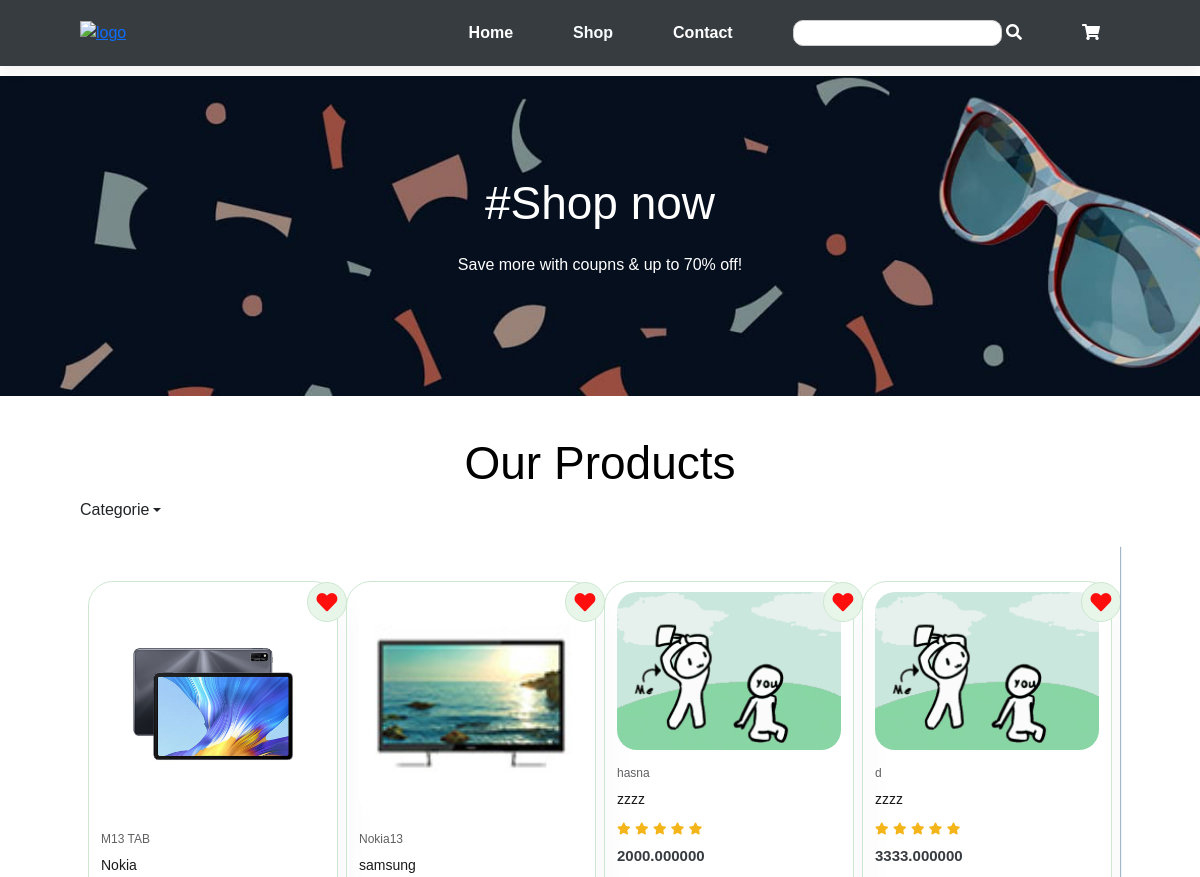
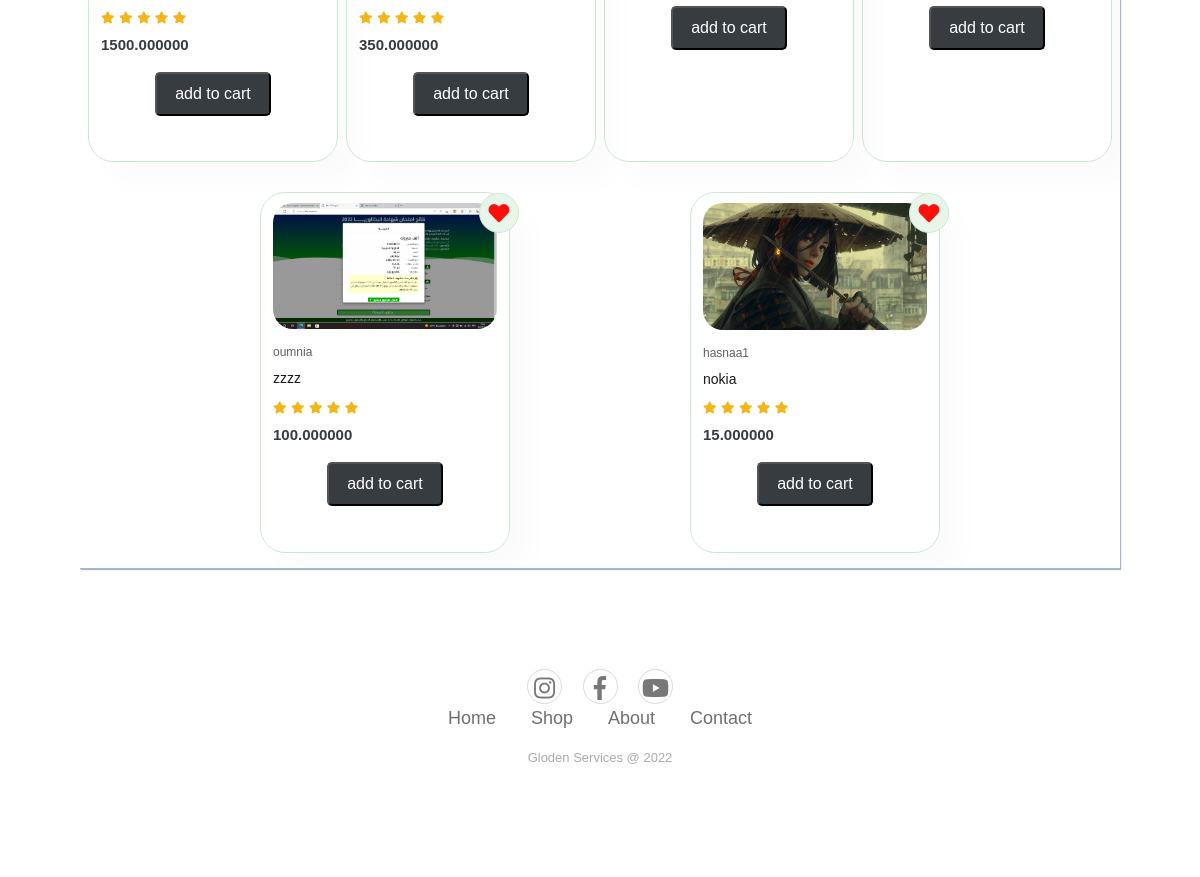
The page /shop.php on the database its author committed (2 pictures, top to bottom).
### tables this page shows
CREATE TABLE IF NOT EXISTS `produits` (
  `id` int NOT NULL AUTO_INCREMENT,
  `nom` varchar(255) DEFAULT NULL,
  `descrp` text,
  `prix` decimal(20,6) unsigned DEFAULT NULL,
  `categories` int DEFAULT NULL,
  `date_creation` date DEFAULT NULL,
  `createur` int DEFAULT NULL,
  `img` varchar(255) DEFAULT NULL,
  `marque` varchar(255) DEFAULT NULL,
  `date_modification` date DEFAULT NULL,
  PRIMARY KEY (`id`)
);

### inc/functions.php (called while the page is built, shortened)
<?php
function getAllproducts() {
  $servername = "localhost";
  $DBuser = "root";
  $DBpassword = "";
  $DBname = "testecommerce";
  try {
      $conn = new PDO("mysql:host=$servername;dbname=$DBname", $DBuser, $DBpassword);
      $conn->setAttribute(PDO::ATTR_ERRMODE, PDO::ERRMODE_EXCEPTION);
    } catch(PDOException $e) {
      echo "Connection failed: " . $e->getMessage();
    }
    $requette1 = "SELECT * FROM produits ";
$resultat1 = $conn->query($requette1);
$produits = $resultat1 ->fetchAll();
return $produits;
}

### products/products.php (the view, shortened to what this page needs)
<?php
require_once('inc/functions.php');
$produits = getAllproducts();
?>
 <section id="products1" class="section-p1">
    <div class="ourProdContainer">
      <h2 class="ourProducts">Our Products</h2>
    </div>
    <div class="nav-item dropdown">
      <a id="mosiba" class="nav-link dropdown-toggle" href="#" role="button" data-bs-toggle="dropdown"
        aria-expanded="false" class="container-fluid">
        Categorie
      </a>
    </div>
    <br>
    <div class="pro-container">
  <?php foreach ($produits as $produits) { ?>
    <div class="pro">
      <a href="sproduct.php?id=<?php echo $produits['id']; ?>">
        <img src="images/<?php echo $produits['img']; ?>" alt="">
      <div class="des">
        <span><?php echo $produits['nom']; ?></span>
        <h5><?php echo $produits['marque']; ?></h5>
        <div class="star">
          <i class="fas fa-star"></i>
          <i class="fas fa-star"></i>
          <i class="fas fa-star"></i>
          <i class="fas fa-star"></i>
          <i class="fas fa-star"></i>
        </div>
        <h4><?php echo $produits['prix']; ?></h4>
      </div>
      <i id="addItemIcon" name="addtocartindex" class="fas fa-heart"></i>
      </a>
      <button  class="addToCartBtn normal" data-id="<?= $produits['id'] ?>">add to cart</button>
    </div>
  <?php } ?>
</div>
  </section>

### style.css (style rules this page uses)
:root { --color-old:rgb(8, 129, 120); --color-primary:#373c41; --color-text-primary:white; --color-border-products: #a4b7c9 }
* { margin: 0; padding: 0; box-sizing: border-box; font-family: 'spartan' , sans-serif; }
h2 { font-size: 46px; line-height: 54px; color: black; }
h4 { font-size: 20px; color: black; }
.section-p1 { padding: 40px 80px; }
body { width: 100%; }
.ourProdContainer { display: flex; justify-content: center; align-items: center; gap:20px; }
.ourProducts { width: fit-content; display: inline; }
#mosiba { position:relative; align-self: flex-start; display: flex; align-items: center; }
#products1 { text-align: center; }
#products1 .pro { width: 23%; min-width: 250px; padding: 10px 12px; border: 1px solid #cce7d0; cursor: pointer; border-radius: 25px; box-shadow: 20px 20px 30px rgba(0, 0, 0, 0.02); margin: 15px 0; transition: 0.2s ease; position: relative; }
#products1 .pro img { width: 100%; border-radius: 20px; }
.pro-container a { text-decoration: none; }
#products1 .pro .des h5 { padding-top:7px; color: #1a1a1a; font-size: 14px; }
#products1 .pro .des i { font-size: 12px; color: rgb(243,181,25); }
#products1 .pro .des h4 { padding-top: 7px; font-size: 15px; font-weight: 700; color: var(--color-primary); }
#products1 .pro .des { text-align: start; padding: 10px 0; }
#products1 .pro .des span { color: #606063; font-size: 12px; }
#products1 .pro-container { border-bottom: 1px solid var(--color-border-products); box-shadow: 1px 1px 1px var(--color-border-products); height:900px ; overflow-y: scroll; scroll-behavior: smooth; display: flex; justify-content:space-evenly; padding-top: 20px; flex-wrap: wrap; }
#addItemIcon { position: absolute; bottom: 20px; right: 60px; background-color: #e8f6ea; border-radius: 50px; border: 1px solid #cce7d0; line-height: 40px; width: 40px; height: 40px; }
.normal { background-color:var(--color-primary); cursor:pointer; color:#ffffff; font-size:16px; padding:8px 18px; font-weight:500; border-radius:5px; }

### cart.css (style rules this page uses)
#addItemIcon { position: absolute; top: 0; right: -10px; font-size: 1.3rem; color: rgb(255, 14, 14); }

### rows shown on the page
produits: img (picture), nom "M13 TAB", marque "Nokia", prix "1500.000000"
produits: img (picture), nom "Nokia13", marque "samsung", prix "350.000000"
produits: img (picture), nom "hasna", marque "zzzz", prix "2000.000000"
produits: img (picture), nom "d", marque "zzzz", prix "3333.000000"
produits: img (picture), nom "oumnia", marque "zzzz", prix "100.000000"
produits: img (picture), nom "hasnaa1", marque "nokia", prix "15.000000"
